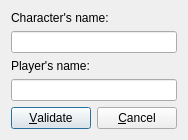
<?xml version="1.0" encoding="UTF-8"?>
<ui version="4.0">
 <class>changeCharacterDialog</class>
 <widget class="QDialog" name="changeCharacterDialog">
  <property name="windowModality">
   <enum>Qt::ApplicationModal</enum>
  </property>
  <property name="geometry">
   <rect>
    <x>0</x>
    <y>0</y>
    <width>198</width>
    <height>160</height>
   </rect>
  </property>
  <property name="windowTitle">
   <string>New name</string>
  </property>
  <property name="modal">
   <bool>true</bool>
  </property>
  <layout class="QVBoxLayout" name="_2">
   <property name="sizeConstraint">
    <enum>QLayout::SetFixedSize</enum>
   </property>
   <item>
    <widget class="QLabel" name="label">
     <property name="text">
      <string>Character's name:</string>
     </property>
    </widget>
   </item>
   <item>
    <widget class="QLineEdit" name="editName"/>
   </item>
   <item>
    <widget class="QLabel" name="label_2">
     <property name="text">
      <string>Player's name:</string>
     </property>
    </widget>
   </item>
   <item>
    <widget class="QLineEdit" name="editPlayer"/>
   </item>
   <item>
    <layout class="QHBoxLayout" name="horizontalLayout">
     <item>
      <widget class="QPushButton" name="pushEdit">
       <property name="text">
        <string>&amp;Validate</string>
       </property>
       <property name="icon">
        <iconset resource="../../ressource.qrc">
         <normaloff>:/data/images/check.svg</normaloff>:/data/images/check.svg</iconset>
       </property>
      </widget>
     </item>
     <item>
      <widget class="QPushButton" name="pushCancel">
       <property name="text">
        <string>&amp;Cancel</string>
       </property>
       <property name="icon">
        <iconset resource="../../ressource.qrc">
         <normaloff>:/data/images/stop.svg</normaloff>:/data/images/stop.svg</iconset>
       </property>
      </widget>
     </item>
    </layout>
   </item>
  </layout>
 </widget>
 <resources>
  <include location="../../ressource.qrc"/>
 </resources>
 <connections>
  <connection>
   <sender>pushCancel</sender>
   <signal>clicked()</signal>
   <receiver>changeCharacterDialog</receiver>
   <slot>reject()</slot>
   <hints>
    <hint type="sourcelabel">
     <x>124</x>
     <y>96</y>
    </hint>
    <hint type="destinationlabel">
     <x>192</x>
     <y>74</y>
    </hint>
   </hints>
  </connection>
 </connections>
</ui>
